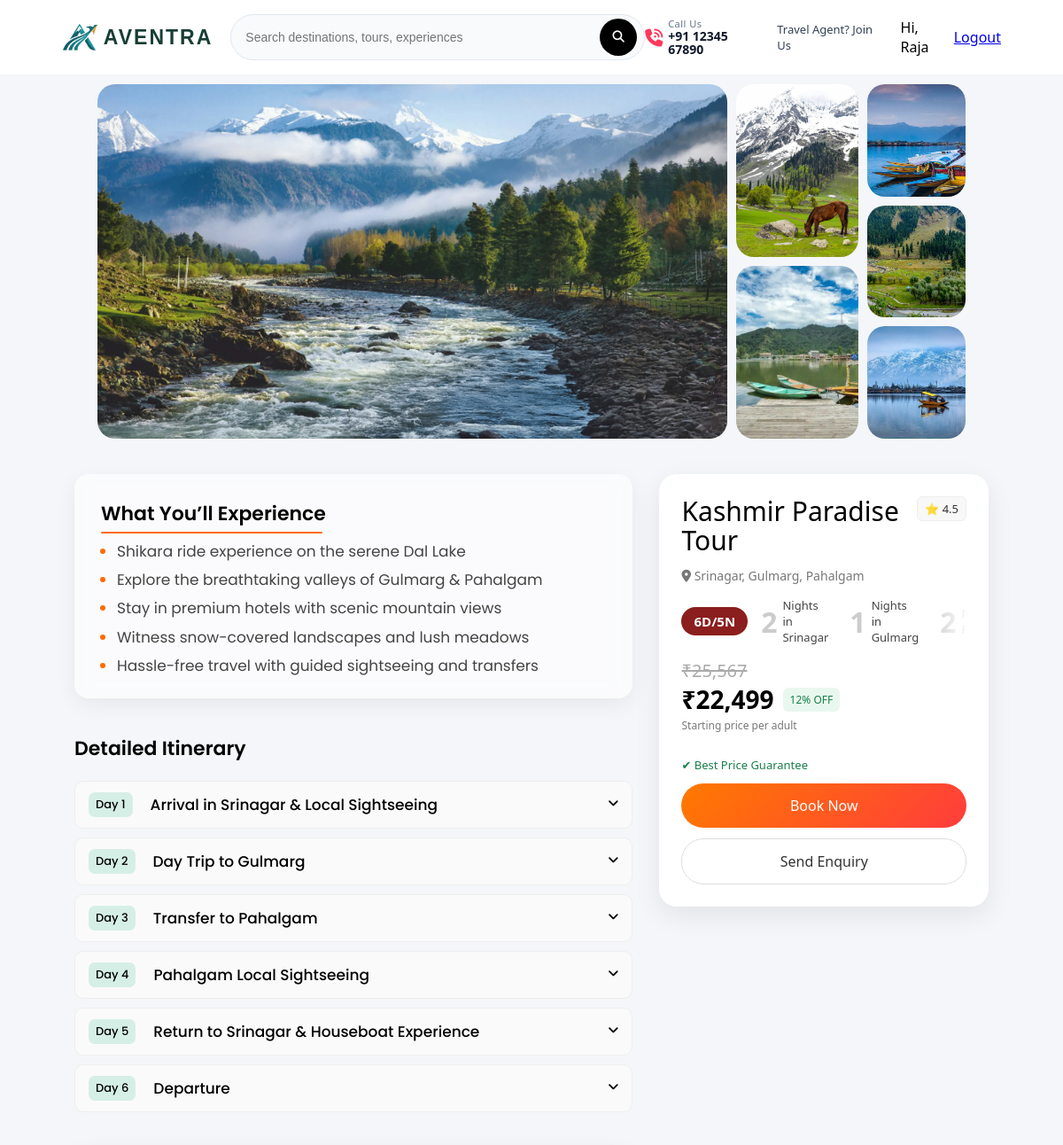
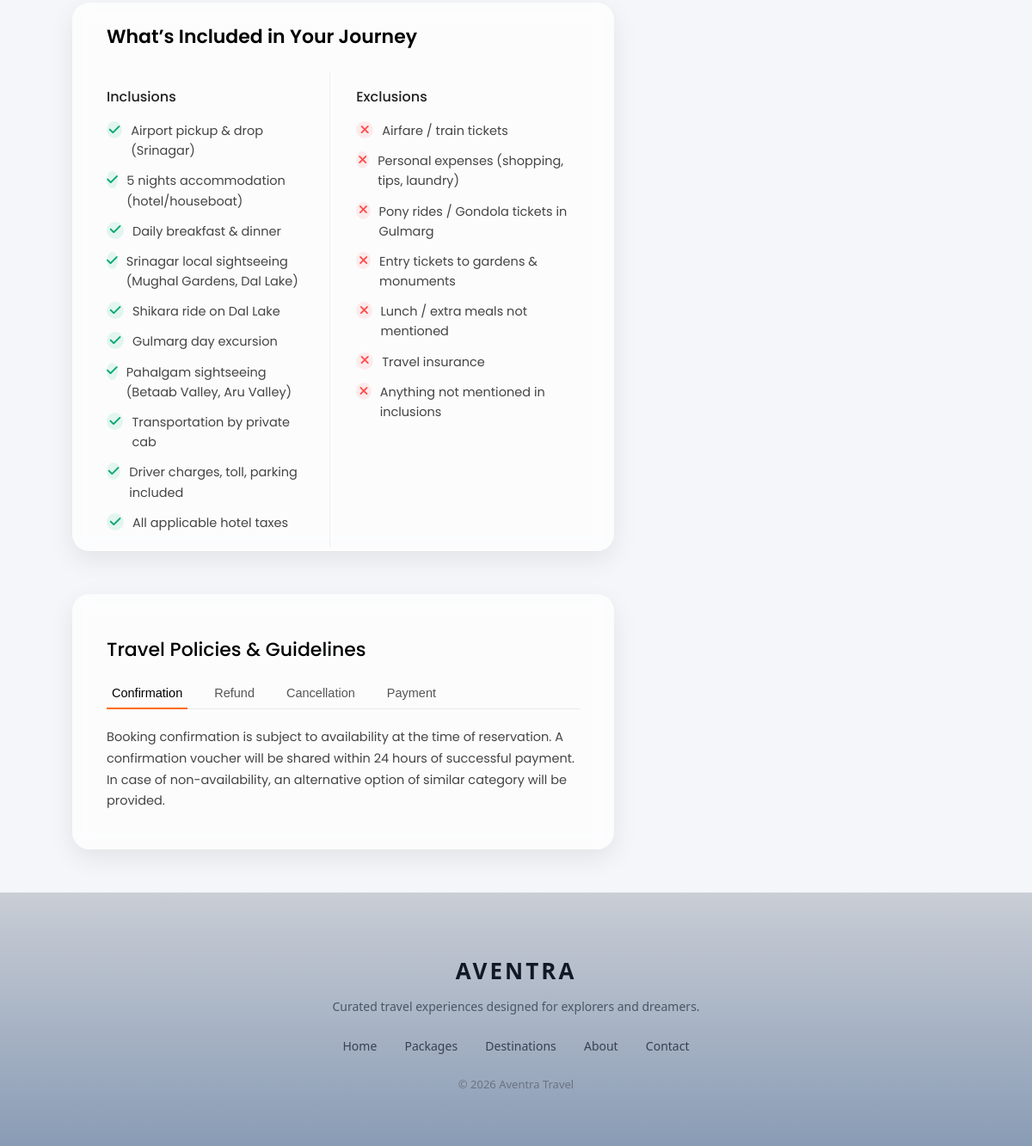
/package/17/ (signed in), run on the app's committed database (2 pictures, top to bottom).
### travel/models.py (models this page shows, shortened)
class PackageImage(models.Model):
    package = models.ForeignKey(Package, on_delete=models.CASCADE, related_name='images')
    image = models.ImageField(upload_to='package_gallery/')

class Package(models.Model):
    PACKAGE_TYPE=[
        ('domestic', 'Domestic'),
        ('international', 'International')
    ]
    REGION_CHOICE = [
        ('north', 'North India'),
        ('west', 'West India'),
        ('south', 'South India'),
        ('northeast', 'North-East India'),
    ]
    REGION_CHOICES = [
        ('europe', 'Europe'),
        ('southeast_asia', 'Southeast Asia'),
        ('middle_east', 'Middle East'),
        ('maldives', 'Maldives'),
        ('usa', 'USA'),
        ('dubai', 'Dubai'),
    ]
    title = models.CharField(max_length = 100)
    location = models.CharField(max_length = 50)
    price = models.IntegerField()
    original_price = models.IntegerField(null = True, blank = True)
    discount_percent = models.IntegerField(null = True, blank = True)
    duration = models.CharField(max_length = 100)
    stay_plan = models.CharField(max_length = 120, blank = True)
    description = models.TextField()
    image = models.ImageField(upload_to = 'packages/')
    package_type = models.CharField(max_length = 20, choices = PACKAGE_TYPE)
    region = models.CharField(max_length = 20, choices = REGION_CHOICE, blank=True, null=True)
    region_international = models.CharField(max_length=50, choices=REGION_CHOICES, blank=True, null=True)
    created_at = models.DateTimeField(auto_now_add = True)
    is_trending = models.BooleanField(default = False)
    highlights = models.TextField(blank=True)
    confirmation_policy = models.TextField(default="Booking confirmation is subject to availability at the time of reservation. A confirmation voucher will be shared within 24 hours of successful payment.In case of non-availability, an alternative option of similar category will be provided.")
    refund_policy = models.TextField(default="Refunds (if applicable) will be processed within 7–10 working days. Transaction charges or gateway fees may be deducted. No refund will be provided for partially utilized services.")
    cancellation_policy = models.TextField(default="Free cancellation up to 7 days before travel date. 50% cancellation charges between 3–7 days before travel. No refund for cancellations within 48 hours of departure. No-show bookings are non-refundable.")
    payment_policy = models.TextField(default="A minimum of 30% advance payment is required to confirm the booking. Full payment must be completed before the start of the trip. Payments can be made via UPI, bank transfer, or online payment gateway.")
    itinerary = models.TextField(blank=True)

class Highlight(models.Model):
    package = models.ForeignKey(Package, on_delete=models.CASCADE, related_name='highlights_list')
    title = models.CharField(max_length=200)

class ItineraryDay(models.Model):
    package = models.ForeignKey(Package, on_delete=models.CASCADE, related_name='itinerary_days')
    day_number = models.IntegerField()
    title = models.CharField(max_length=200)
    description = models.TextField()

class Inclusion(models.Model):
    package = models.ForeignKey(Package, on_delete=models.CASCADE, related_name="inclusions_list")
    text = models.CharField(max_length=255)

class Exclusion(models.Model):
    package = models.ForeignKey(Package, on_delete=models.CASCADE, related_name="exclusions_list")
    text = models.CharField(max_length=255)

### travel/views.py (the view, shortened to what this page needs)
# urls.py: path('package/<int:id>/', views.package_detail, name='package_detail'),
def package_detail(request, id):
    package = get_object_or_404(Package, id=id)
    images = package.images.all()[:6]
    highlights = package.highlights_list.all()[:5]
    itinerary_days = package.itinerary_days.all().order_by('day_number')
    inclusions = package.inclusions_list.all()
    exclusions = package.exclusions_list.all()
    similar_packages = Package.objects.filter(location=package.location,package_type=package.package_type).exclude(id=package.id)[:4]
    package.stay_list = package.stay_plan.split("•") if package.stay_plan else []
    reviews = Review.objects.filter(package=package).order_by('-id')[:3]
    avg_rating = reviews.aggregate(Avg('rating'))['rating__avg']
    avg_rating = round(avg_rating or 0)
    review_count = reviews.count()
    itinerary_days = package.itinerary_days.all().order_by('day_number')
    context = {
        'package': package,
        'reviews': reviews,
        'avg_rating': avg_rating,
        'review_count': review_count,
        'itinerary_days': itinerary_days,
        'images': images,
        'highlights': highlights,
        'inclusions': inclusions,
        'exclusions': exclusions,
        'similar_packages': similar_packages,
    }
    return render(request, 'package_detail.html', context)

### travel/templates/package_detail.html (shortened to what this page needs)
{% load static %}
{% load humanize %}
<!DOCTYPE html>
<html>
<head>
    <link rel="stylesheet" href="{% static 'css/package_detail.css' %}?v=33">
    <link rel="stylesheet" href="https://cdnjs.cloudflare.com/ajax/libs/font-awesome/6.5.0/css/all.min.css">
</head>
<body>
    <header class="premium-header">
        <div class="header-left">
            <a href="/" class="brand">
                <img src="{% static 'images/favicon.png' %}" alt="Aventra Logo">
                <span>AVENTRA</span>
            </a>
        </div>
        <div class="search-container">
            <input type="text" placeholder="Search destinations, tours, experiences">
            <button class="search-btn">
                <i class="fa fa-search"></i>
            </button>
        </div>
        <div class="header-right">
            <div class="helpline">
                <i class="fa-solid fa-phone-volume fa-lg"></i>
                <div class="helpline-text">
                    <small>Call Us</small>
                    <span>+91 12345 67890</span>
                </div>
            </div>
            <a href="#" class="agent-link">Travel Agent? Join Us</a>
            <div class="auth-links">
                {% if user.is_authenticated %}
                <span>Hi, {{ user.first_name }}</span>
                <a href="/logout">Logout</a>
                {% else %}
                <a href="/login" class="login-link">Log in</a>
                <a href="/register" class="signup-btn">Sign Up</a>
                {% endif %}
            </div>
        </div>
    </header>
    <div class="hero">
        <div class="gallery">
            <div class="img-box">
                <img id="mainImage" src="{{ images.0.image.url }}">
            </div>
            <div class="middle">
                {% for img in images|slice:"1:3" %}
                <div class="img-box">
                    <img class="thumb" src="{{ img.image.url }}">
                </div>
                {% endfor %}
            </div>
            <div class="right-grid">
                {% for img in images|slice:"3:6" %}
                <div class="img-box">
                    <img class="thumb" src="{{ img.image.url }}">
                </div>
                {% endfor %}
            </div>
        </div>
        <div class="container">
            <div class="content">
                <div class="left">
                    <div class="trip-box">
                        <h2 class="trip-title">What You’ll Experience</h2>
                        <ul class="trip-list">
                            {% for item in highlights %}
                            <li>{{ item.title }}</li>
                            {% endfor %}
                        </ul>
                    </div>
                    <div class="itinerary-box">
                        <h2 class="itinerary-title">Detailed Itinerary</h2>
                        {% for day in itinerary_days %}
                        <div class="itinerary-item">
                            <div class="itinerary-header" onclick="toggleItinerary(this)">
                                <span class="day">Day {{ day.day_number }}</span>
                                <span class="title">{{ day.title }}</span>
                                <span class="arrow"><i class="fa-solid fa-angle-down"></i></span>
                            </div>
                        </div>
                        {% endfor %}
                    </div>
                    <div class="inc-exc-box">
                        <h2 class="section-title">What’s Included in Your Journey</h2>
                        <div class="inc-exc-grid">
                            <div class="inc-box">
                                <h3>Inclusions</h3>
                                <ul>
                                    {% for item in package.inclusions_list.all %}
                                    <li>
                                        <span class="icon yes"><i class="fa-solid fa-check"></i></span>
                                        {{ item.text }}
                                    </li>
                                    {% endfor %}
                                </ul>
                            </div>
                            <div class="exc-box">
                                <h3>Exclusions</h3>
                                <ul>
                                    {% for item in package.exclusions_list.all %}
                                    <li>
                                        <span class="icon no"><i class="fa-solid fa-xmark"></i></span>
                                        {{ item.text }}
                                    </li>
                                    {% endfor %}
                                </ul>
                            </div>
                        </div>
                    </div>
                    <div class="policy-box">
                        <h2 class="policy-title">Travel Policies & Guidelines</h2>
                        <div class="policy-tabs">
                            <button class="tab active" onclick="openTab(event, 'confirm')">Confirmation</button>
                            <button class="tab" onclick="openTab(event, 'refund')">Refund</button>
                            <button class="tab" onclick="openTab(event, 'cancel')">Cancellation</button>
                            <button class="tab" onclick="openTab(event, 'payment')">Payment</button>
                        </div>
                        <div class="policy-content active" id="confirm">
                            <p>{{ package.confirmation_policy }}</p>
                        </div>
                    </div>
                </div>
                <div class="right">
                    <div class="card">
                        <div class="title-row">
                            <h2 class="package-title">{{ package.title }}</h2>
                            <div class="rating">⭐ 4.5</div>
                        </div>
                        <p class="location">
                            <i class="fa-solid fa-location-dot"></i> {{ package.location }}
                        </p>
                        <div class="stay-line">
                            <div class="duration-badge">{{ package.duration }}</div>
                            <div class="stay-break">
                                {% for stay in package.stay_list %}
                                {% with stay|slice:":2" as nights %}
                                {% with stay|slice:"3:" as place %}
                                <div class="stay-block">
                                    <span class="night">{{ nights|cut:"N" }}</span>
                                    <span class="text">Nights in {{ place }}</span>
                                </div>
                                {% endwith %}
                                {% endwith %}
                                {% endfor %}
                            </div>
                        </div>
                        <div class="price-section">
                            <div class="price-left">
                                {% if package.original_price %}
                                <span class="old-price">₹{{ package.original_price|intcomma }}</span>
                                {% endif %}
                                <div class="price-row">
                                    <span class="price">₹{{ package.price|intcomma }}</span>
                                    {% if package.discount_percent %}
                                    <span class="discount">{{ package.discount_percent }}% OFF</span>
                                    {% endif %}
                                </div>
                                <p class="per-person">Starting price per adult</p>
                            </div>
                        </div>
                        <p class="trust">✔ Best Price Guarantee</p>
                        {% if user.is_authenticated %}
                        <a href="javascript:void(0);" onclick="openBooking()" class="main-btn">Book Now</a>
                        {% else %}
                        <a href="javascript:void(0);" onclick="openLogin()" class="main-btn">
                            Log in to Book
                        </a>
                        {% endif %}
                        <a href="javascript:void(0);" class="outline-btn" onclick="openModal()">Send Enquiry</a>
                    </div>
                </div>
            </div>
        </div>
    </div>
    <footer class="premium-footer">
        <div class="footer-wrapper">
            <h2 class="footer-brand">AVENTRA</h2>
            <p class="footer-desc">
                Curated travel experiences designed for explorers and dreamers.
            </p>
            <div class="footer-links">
                <a href="/">Home</a>
                <a href="#">Packages</a>
                <a href="#">Destinations</a>
                <a href="#">About</a>
                <a href="#">Contact</a>
            </div>
            <p class="footer-copy">
                © 2026 Aventra Travel
            </p>
        </div>
    </footer>
</body>
</html>

### data on the page
PackageImage: package+image (picture)
PackageImage: image (picture)
PackageImage: image (picture)
PackageImage: image (picture)
PackageImage: image (picture)
PackageImage: image (picture)
Highlight: title "Shikara ride experience on the serene Dal Lake"
Highlight: title "Explore the breathtaking valleys of Gulmarg & Pahalgam"
Highlight: title "Stay in premium hotels with scenic mountain views"
Highlight: title "Witness snow-covered landscapes and lush meadows"
Highlight: title "Hassle-free travel with guided sightseeing and transfers"
ItineraryDay: day_number "1", title "Arrival in Srinagar & Local Sightseeing"
ItineraryDay: day_number "2", title "Day Trip to Gulmarg"
ItineraryDay: day_number "3", title "Transfer to Pahalgam"
ItineraryDay: day_number "4", title "Pahalgam Local Sightseeing"
ItineraryDay: day_number "5", title "Return to Srinagar & Houseboat Experience"
ItineraryDay: day_number "6", title "Departure"
Inclusion: text "Airport pickup & drop (Srinagar)"
Inclusion: text "5 nights accommodation (hotel/houseboat)"
Inclusion: text "Daily breakfast & dinner"
Inclusion: text "Srinagar local sightseeing (Mughal Gardens, Dal Lake)"
Inclusion: text "Shikara ride on Dal Lake"
Inclusion: text "Gulmarg day excursion"
Inclusion: text "Pahalgam sightseeing (Betaab Valley, Aru Valley)"
Inclusion: text "Transportation by private cab"
Inclusion: text "Driver charges, toll, parking included"
Inclusion: text "All applicable hotel taxes"
Exclusion: text "Airfare / train tickets"
Exclusion: text "Personal expenses (shopping, tips, laundry)"
Exclusion: text "Pony rides / Gondola tickets in Gulmarg"
Exclusion: text "Entry tickets to gardens & monuments"
Exclusion: text "Lunch / extra meals not mentioned"
Exclusion: text "Travel insurance"
Exclusion: text "Anything not mentioned in inclusions"
Package: confirmation_policy "Booking confirmation is subject to availability at the time of reservation. A confirmation voucher will be shared within 24 hours of successful payment. In case of non-availability, an alternative option of similar category will be provided.", title "Kashmir Paradise Tour", location "Srinagar, Gulmarg, Pahalgam", duration "6D/5N", original_price "25,567", price "22,499", discount_percent "12"

### other printed values
{{ user.first_name }} "Raja"
{{ nights|cut:"N" }} "2" "1" "2"
{{ place }} "Srinagar" "Gulmarg"
